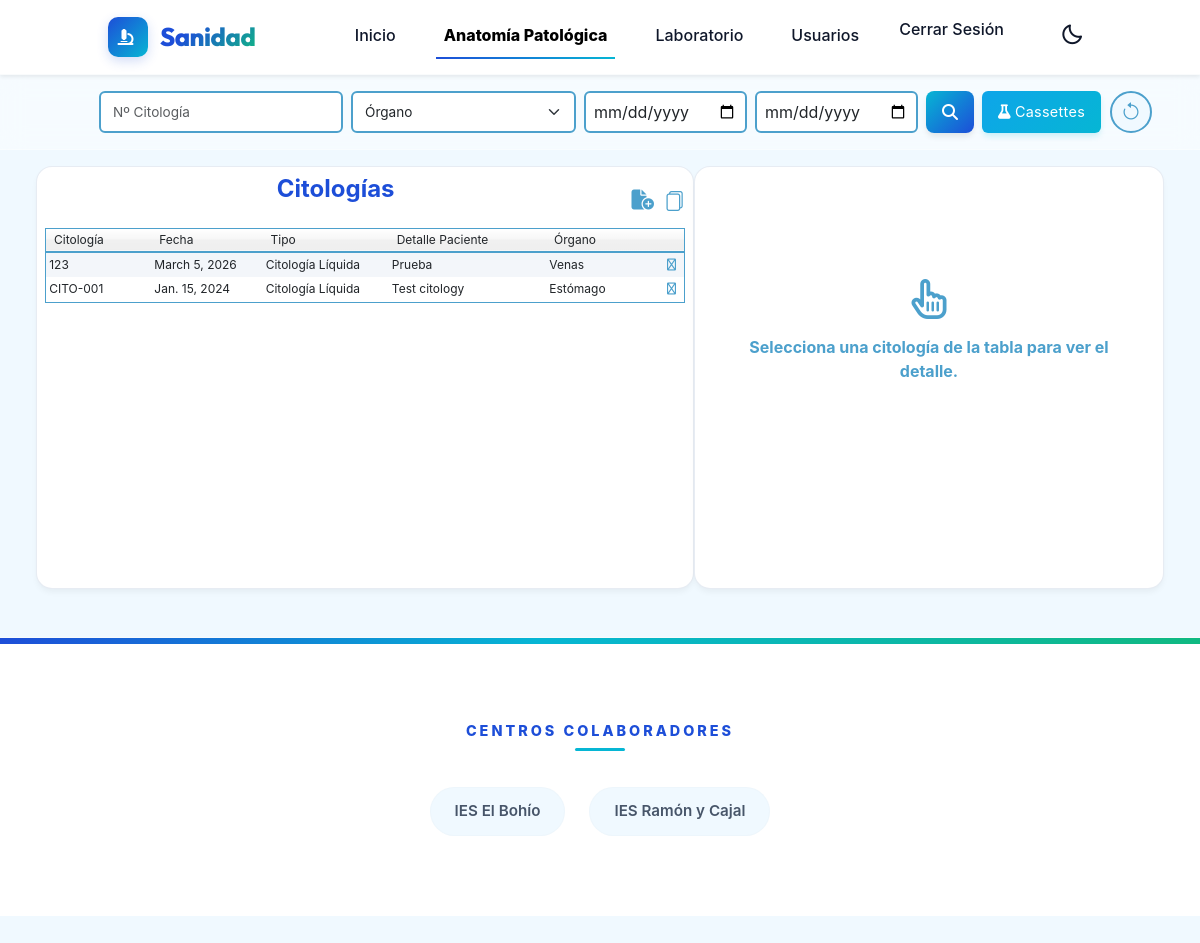
Before: /citologias/ (signed in) with the older database file.
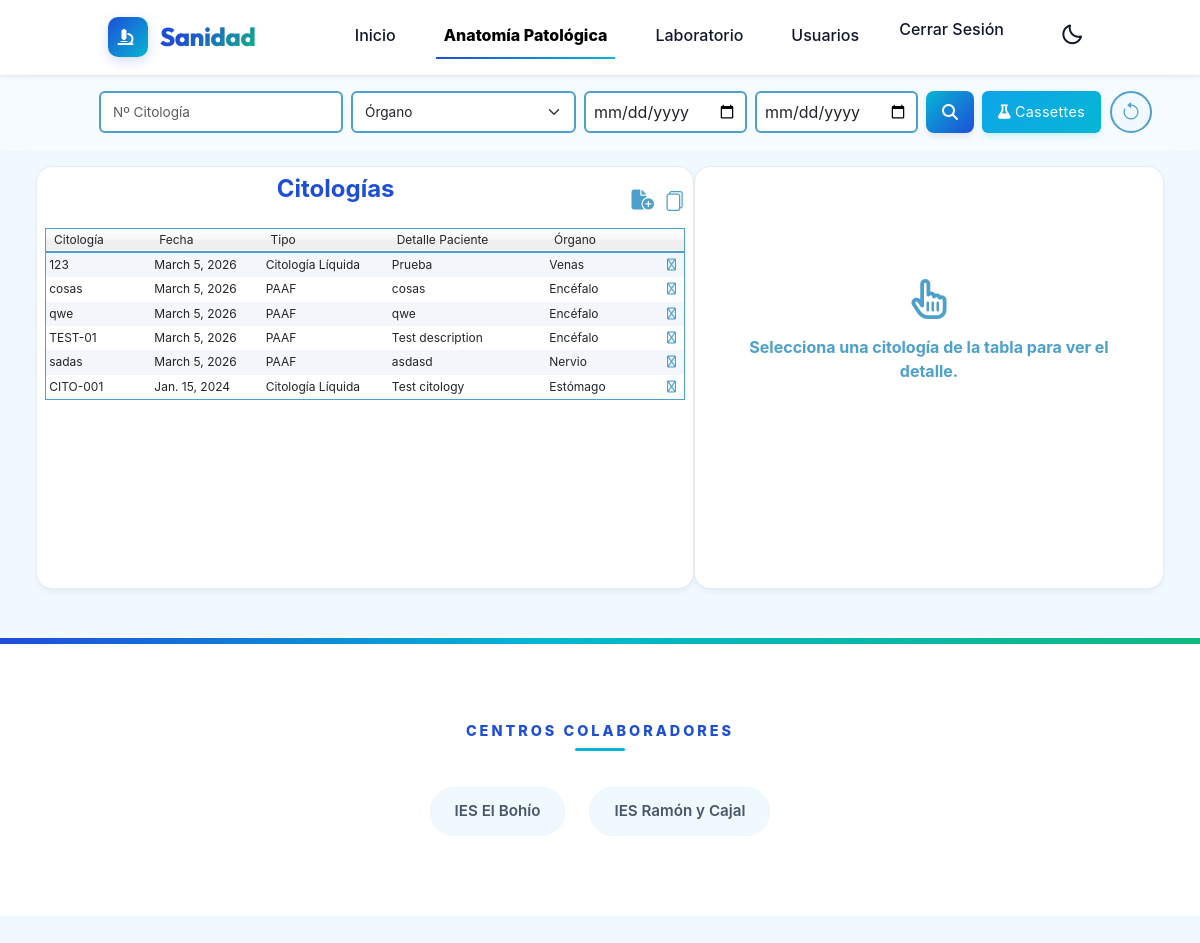
After: the same page with the newer database file.
### api/models.py (models this page shows)
class Citologia(models.Model):
    id_citologia = models.AutoField(primary_key=True, db_column='id')
    citologia = models.CharField(max_length=50)
    tipo_citologia = models.CharField(max_length=255)
    fecha = models.DateField()
    descripcion = models.CharField(max_length=255)
    caracteristicas = models.TextField()
    observaciones = models.TextField(null=True, blank=True)
    qr_citologia = models.CharField(max_length=255, unique=True)
    qr_imagen = models.CharField(max_length=100, null=True, blank=True)
    organo = models.CharField(max_length=255)
    tecnico = models.ForeignKey(Tecnico, on_delete=models.SET_NULL, null=True, blank=True, db_column='tecnico_id')
    class Meta:
        db_table = 'citologias'

### web/views.py (the view, shortened to what this page needs)
# urls.py: path('citologias/',                                             views.citologia_list,            name='citologias'),
@never_cache
@login_required
def citologia_list(request):
    qs = Citologia.objects.select_related('tecnico').order_by('-fecha')
    organo = request.GET.get('organo', '').strip()
    numero = request.GET.get('numero', '').strip()
    inicio = request.GET.get('inicio', '').strip()
    fin    = request.GET.get('fin', '').strip()
    sel_pk = request.GET.get('citologia', '').strip()
    if organo and organo != '*':
        qs = qs.filter(organo__icontains=organo)
    if numero:
        qs = qs.filter(citologia__icontains=numero)
    if inicio and fin:
        qs = qs.filter(fecha__gte=inicio, fecha__lte=fin)
    if not any([organo, numero, inicio, fin]):
        qs = qs[:10]
    selected = None
    muestras_con_imagenes = []
    return render(request, 'web/citologias.html', {
        'citologias':            qs,
        'selected':              selected,
        'muestras_con_imagenes': muestras_con_imagenes,
        'citologia_form':        CitologiaForm(instance=selected) if selected else CitologiaForm(),
        'nueva_citologia_form':  CitologiaForm(),
        'muestra_form':          MuestraCitologiaForm(),
        'informe_form': None,
        'filtros': {'organo': organo, 'numero': numero, 'inicio': inicio, 'fin': fin},
    })

### web/templates/web/citologias.html (shortened to what this page needs)
{% load static %}
<!DOCTYPE html>
<html lang="es">
<head>
    <link href="https://cdn.jsdelivr.net/npm/bootstrap@5.3.0-alpha3/dist/css/bootstrap.min.css" rel="stylesheet"
>
    <link rel="stylesheet" href="https://cdn.jsdelivr.net/npm/bootstrap-icons@1.10.4/font/bootstrap-icons.css">
    <link href="https://unpkg.com/boxicons@2.1.4/css/boxicons.min.css" rel="stylesheet">
    <link rel="stylesheet" href="https://cdnjs.cloudflare.com/ajax/libs/font-awesome/6.4.0/css/all.min.css">
    <link rel="stylesheet" href="{% static 'css/header.css' %}">
    <link rel="stylesheet" href="{% static 'css/footer.css' %}">
    <link rel="stylesheet" href="{% static 'css/index.css' %}">
    <link rel="stylesheet" href="{% static 'css/muestras.css' %}">
    <link rel="stylesheet" href="{% static 'css/sortable.css' %}">
    <link rel="stylesheet" href="{% static 'css/cassettes.css' %}">
    <link rel="stylesheet" href="{% static 'css/citologias.css' %}">
</head>
<body id="body">
    <nav class="nav navbar navbar-expand-lg shadow-sm sticky-top">
        <div class="container-fluid d-flex align-items-center justify-content-between px-lg-5">
            <a class="navbar-brand nav__logo-container" href="/">
                <div class="logo-box">
                    <i class="fa-solid fa-microscope" style="font-size: 1rem; margin-left: -5px;"></i>
                </div>
                <span class="nav__title">Sanidad</span>
            </a>
            <div class="collapse navbar-collapse" id="navbarNav">
                <ul class="navbar-nav ms-auto nav__list">
                    <li class="nav-item nav__item">
                        <a class="nav-link nav__link" href="/">Inicio</a>
                    </li>
                    <li class="nav-item nav__item">
                        <a class="nav-link nav__link active" href="/anatomia.html">Anatomía&nbsp;Patológica</a>
                    </li>
                    <li class="nav-item nav__item">
                        <a class="nav-link nav__link" href="/laboratorio.html">Laboratorio</a>
                    </li>
                    {% if request.user.is_staff %}
                    <li class="nav-item nav__item">
                        <a class="nav-link nav__link" href="{% url 'usuarios' %}">Usuarios</a>
                    </li>
                    {% endif %}
                    <li class="nav-item nav__item">
                        <form method="post" action="{% url 'logout' %}" style="display:inline">
                            <button type="submit" class="nav-link nav__link btn btn-link p-0 border-0 bg-transparent">
                                Cerrar Sesión
                            </button>
                        </form>
                    </li>
                    <li class="nav-item nav__item d-flex align-items-center">
                        <a href="#" id="darkModeToggle" class="nav-link nav__link ms-lg-3"
                            aria-label="Toggle Dark Mode">
                            <i class='bx bx-moon fs-4'></i>
                        </a>
                    </li>
                </ul>
            </div>
        </div>
    </nav>
    <header class="barra_org container-fluid px-5">
        <form method="get" action="{% url 'citologias' %}" id="filtroForm">
            <div class="container-fluid caja_org px-0">
                <div class="row align-items-center w-100 m-0">
                    <div class="col-auto d-flex align-items-center justify-content-center gap-2 p-0">
                        <div style="min-width: 140px;">
                            <input type="text" name="numero" value="{{ filtros.numero }}"
                                class="form-control border__color unified-filter-height" placeholder="Nº Citología"
                                style="font-size:0.85rem;">
                        </div>
                        <div style="min-width: 140px;">
                            <select name="organo" id="organos" class="form-select border__color unified-filter-height"
                                style="font-size:0.85rem;" onchange="document.getElementById('filtroForm').submit()">
                                <option disabled {% if not filtros.organo %}selected{% endif %}>Órgano</option>
                            </select>
                        </div>
                        <div class="d-flex gap-2">
                            <input type="date" name="inicio" value="{{ filtros.inicio }}"
                                class="form-control border__color unified-filter-height px-2">
                            <input type="date" name="fin" value="{{ filtros.fin }}"
                                class="form-control border__color unified-filter-height px-2"
                                onchange="document.getElementById('filtroForm').submit()">
                        </div>
                        <div>
                            <button type="submit" class="btn fondo px-3 unified-filter-height" title="Buscar">
                                <i class="fa-solid fa-magnifying-glass"></i>
                            </button>
                        </div>
                        <div>
                            <a href="{% url 'cassettes' %}" class="btn btn-switch-module px-3 unified-filter-height">
                                <i class="fa-solid fa-flask me-1"></i> Cassettes
                            </a>
                        </div>
                    </div>
                    <div class="col d-flex justify-content-end p-0">
                        <a href="{% url 'citologias' %}"
                            class="btn btn-outline-primary border__color rounded-circle d-flex align-items-center justify-content-center unified-filter-height p-0"
                            style="width:42px; background:var(--bg-light);" title="Mostrar últimas 10">
                            <i class="bi bi-arrow-counterclockwise fs-5 blue__color"></i>
                        </a>
                    </div>
                </div>
            </div>
        </form>
    </header>
    <main class="container-fluid pt-3 px-5">
        <section class="row justify-content-between">
            <div class="container__table col-12 col-lg-7 p-2 mb-3 mb-lg-0">
                <div class="title d-flex">
                    <div class="col-10 ps-5">
                        <h2 class="cassette__title">Citologías</h2>
                    </div>
                    <div class="col-2 d-flex justify-content-end align-items-center gap-2">
                        <button type="button" class="btn m-0 p-0 icono__efect" id="btnformnuevacitologia">
                            <i title="Nueva Citología"
                                class="m-0 p-0 fa-solid fa-file-circle-plus blue__color--negrita fs-5"></i>
                        </button>
                        <a href="{% url 'citologias' %}?organo=*" class="btn m-0 p-0 icono__efect">
                            <i class="bi bi-files blue__color--negrita fs-5 m-0 p-0"
                                title="Mostrar todas las Citologías"></i>
                        </a>
                    </div>
                </div>
                <div class="tablecassette__scroll">
                    <table class="table sortable-theme-finder" data-sortable>
                        <thead>
                            <tr>
                                <th scope="col">Citología</th>
                                <th scope="col">Fecha</th>
                                <th scope="col">Tipo</th>
                                <th scope="col">Detalle Paciente</th>
                                <th scope="col">Órgano</th>
                                <th data-sortable="false"></th>
                            </tr>
                        </thead>
                        <tbody class="table-group-divider">
                            {% for cit in citologias %}
                            <tr class="{% if selected and cit.pk == selected.pk %}table-active{% endif %}"
                                style="cursor:pointer"
                                onclick="location.href='{% url 'citologias' %}?citologia={{ cit.pk }}'">
                                <td>{{ cit.citologia }}</td>
                                <td>{{ cit.fecha }}</td>
                                <td>{{ cit.tipo_citologia }}</td>
                                <td>{{ cit.descripcion|truncatechars:30 }}</td>
                                <td>{{ cit.organo }}</td>
                                <td class="text-end pe-2">
                                    <i class="fa-solid fa-chevron-right blue__color"></i>
                                </td>
                            </tr>
                            {% empty %}
                            <tr>
                                <td colspan="6" class="text-center text-muted py-4">No hay citologías.</td>
                            </tr>
                            {% endfor %}
                        </tbody>
                    </table>
                </div>
            </div>
            <section class="cassette col-12 col-lg-5" id="citologia">
                {% if selected %}
                <div class="p-2">
                    <div class="d-flex flex-wrap justify-content-between align-items-center">
                        <h2 class="cassette__title text-center">Detalle Citología:</h2>
                        <span class="blue__color cassette__num">{{ selected.citologia }}</span>
                        <div class="d-flex pt-2 align-items-start">
                            <div data-bs-toggle="modal" data-bs-target="#eliminarCitologiaModal" style="cursor:pointer">
                                <i title="Borrar Citología"
                                    class="fa-solid fa-trash-can cassette__icon cassette__icon--infocassette"></i>
                            </div>
                            <div id="btnformmodificarcitologia" style="cursor:pointer">
                                <i title="Modificar Citología"
                                    class="fa-solid fa-file-pen cassette__icon cassette__icon--infocassette"></i>
                            </div>
                            <div id="btnVerQR" style="cursor:pointer" data-bs-toggle="modal" data-bs-target="#qrCitologiaModal">
                                <i title="Ver QR" class="fa-solid fa-qrcode cassette__icon cassette__icon--infocassette"></i>
                            </div>
                        </div>
                    </div>
                    <section class="list-group list-group-flush mt-3">
                        <div class="d-flex px-3 justify-content-between">
                            <li class="blue__color--negrita">Detalle / Nombre Paciente:
                                <span class="blue__color cassette__text">{{ selected.descripcion }}</span>
                            </li>
                        </div>
                        <hr class="m-1">
                        <div class="d-flex px-3 justify-content-between">
                            <li class="blue__color--negrita">Tipo:
                                <span class="blue__color cassette__text">{{ selected.tipo_citologia }}</span>
                            </li>
                            <li class="blue__color--negrita">Órgano:
                                <span class="blue__color cassette__text">{{ selected.organo }}</span>
                            </li>
                            <li class="blue__color--negrita">Fecha:
                                <span class="blue__color cassette__text">{{ selected.fecha }}</span>
                            </li>
                        </div>
                        <li class="list-group-item blue__color--negrita">Descripción Macroscópica:
                            <p class="blue__color cassette__text">{{ selected.caracteristicas }}</p>
                        </li>
                        <li class="list-group-item blue__color--negrita">Observaciones:
                            <p class="blue__color cassette__text">{{ selected.observaciones }}</p>
                        </li>
                        {% if selected.descripcion_microscopica %}
                        <li class="list-group-item blue__color--negrita">Descripción Microscópica:
                            <p class="blue__color cassette__text">{{ selected.descripcion_microscopica }}</p>
                        </li>
                        {% endif %}
                        {% if selected.diagnostico_final %}
                        <li class="list-group-item blue__color--negrita">Diagnóstico Final:
                            <p class="blue__color cassette__text">{{ selected.diagnostico_final }}</p>
                        </li>
                        {% endif %}
                        {% if selected.patologo_responsable %}
                        <li class="list-group-item blue__color--negrita">Patólogo Responsable:
                            <span class="blue__color cassette__text">{{ selected.patologo_responsable }}</span>
                        </li>
                        {% endif %}
                    </section>
                </div>
                {% else %}
                <div class="p-4 text-center" style="margin-top:4rem;">
                    <i class="fa-regular fa-hand-pointer blue__color fs-1 d-block mb-3"></i>
                    <p class="blue__color--negrita">Selecciona una citología de la tabla para ver el detalle.</p>
                </div>
                {% endif %}
            </section>
        </section>
    </main>
    <footer class="footer mt-5">
        <div class="footer-container">
            <div class="footer__box footer__menu text-center">
                <h3 class="footer__title">Centros Colaboradores</h3>
                <section class="links d-flex justify-content-center flex-wrap gap-4">
                    <a href="https://www.iesbohio.es/web/" target="_blank" class="column__link">IES El Bohío</a>
                    <a href="https://www.iesryc.org/" target="_blank" class="column__link">IES Ramón y Cajal</a>
                </section>
            </div>
        </div>
    </footer>
</body>
</html>

### web/templates/web/_citologia_fields.html (shortened to what this page needs)
{% load static %}

Changed rows visible on the page:
added Citologia: citologia "cosas", fecha "March 5, 2026", tipo_citologia "PAAF", descripcion "cosas", organo "Encéfalo"
added Citologia: citologia "qwe", fecha "March 5, 2026", tipo_citologia "PAAF", descripcion "qwe", organo "Encéfalo"
added Citologia: citologia "TEST-01", fecha "March 5, 2026", tipo_citologia "PAAF", descripcion "Test description", organo "Encéfalo"
added Citologia: citologia "sadas", fecha "March 5, 2026", tipo_citologia "PAAF", descripcion "asdasd", organo "Nervio"
